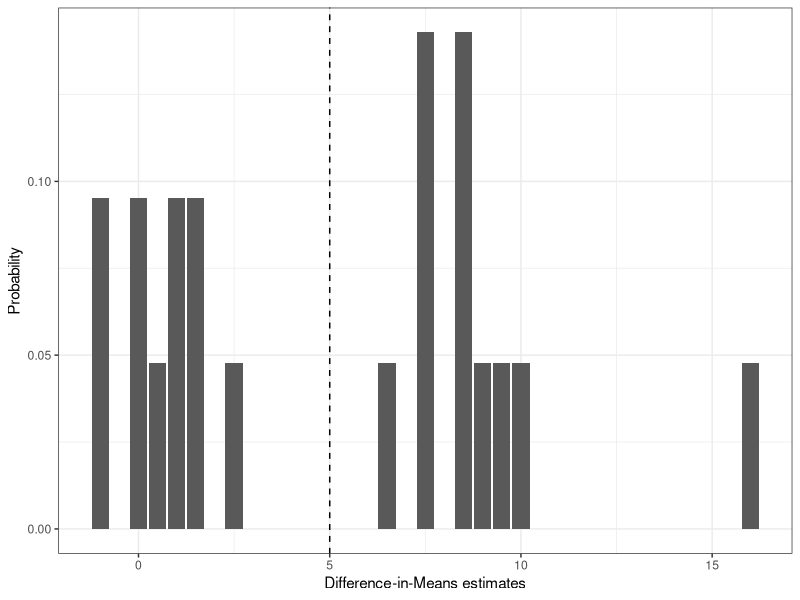

Write the R code that produced this figure.
setwd(dirname(rstudioapi::getActiveDocumentContext()$path))
rm(list = ls())

## Complete random assignment
n <- 7
n_1_cra <- 2

y_c <- c(10, 15, 20, 20, 10, 15, 15)
y_t <- c(15, 15, 30, 15, 20, 15, 30)
tau <- y_t - y_c
ATE <- mean(tau)

## Don't worry about understanding this line of code
## Just note that it generates all 21 possible assignments
Omega_cra <- apply(X = combn(x = n,
                             m = n_1_cra,
                             simplify = TRUE),
                   MARGIN = 2,
                   FUN = function(x) as.integer(1:n %in% x))

## Assumes uniform random assignment
probs_cra <- rep(x = 1/ncol(Omega_cra), times = ncol(Omega_cra))

## generate observed outcome for each of 21 possible assignments
obs_outs_cra <- sapply(X = 1:ncol(Omega_cra),
                       FUN = function(x) Omega_cra[,x] * y_t + (1 - Omega_cra[,x]) * y_c )

## calculate estimate for each of 21 possible realizations of data
ests_cra <- sapply(X = 1:ncol(Omega_cra),
               FUN = function(x) { mean(obs_outs_cra[,x][which(Omega_cra[,x] == 1)]) - mean(obs_outs_cra[,x][which(Omega_cra[,x] == 0)]) })

## unbiased
sum(ests_cra * probs_cra)

## create dataframe for plot
cra_dist_est_data <- data.frame(est = ests_cra, 
                                prob = probs_cra)

library(ggplot2)
cra_est_dist_plot <- ggplot(data = cra_dist_est_data,
                            mapping = aes(x = est,
                                          y = prob)) +
  geom_bar(stat = "identity") +
  geom_vline(xintercept = sum(ests_cra * probs_cra),
             linetype = "dashed") +
  theme_bw() +
  xlab(label = "Difference-in-Means estimates") +
  ylab(label = "Probability")

cra_est_dist_plot

ggsave(plot = cra_est_dist_plot,
       file = "cra_est_dist_plot.pdf",
       width = 6,
       height = 4,
       units = "in",
       dpi = 600)

## Simple random assignment
## n_1 can now range from 0 to 7
n_1_sra <- 0:7

## Again, don't worry about the code to follow
Omega_sra <- lapply(X = n_1_sra,
                    FUN = function(x) { apply(X = combn(x = n,
                                                        m = x,
                                                        simplify = TRUE),
                                              MARGIN = 2,
                                              FUN = function(x) as.integer(1:n %in% x)) })

Omega_sra <- do.call(what = "cbind", args = Omega_sra)

## assumes uniform random assignment
probs_sra <- rep(x = 1/ncol(Omega_sra), times = ncol(Omega_sra))

## generate observed outcomes for each possible assignment
obs_outs_sra <- sapply(X = 1:ncol(Omega_sra),
                       FUN = function(x) Omega_sra[,x] * y_t + (1 - Omega_sra[,x]) * y_c )

## generate estimates for each realization of data
ests_sra <- sapply(X = 1:ncol(Omega_sra),
               FUN = function(x) { mean(obs_outs_sra[,x][which(Omega_sra[,x] == 1)]) - mean(obs_outs_sra[,x][which(Omega_sra[,x] == 0)]) })

## why are we getting an error?
sum(ests_sra * probs_sra)

## Check number of treated and control units under each possible assignment
n_1s <- apply(X = Omega_sra, MARGIN = 2, FUN = sum)
n_0s <- apply(X = 1 - Omega_sra, MARGIN = 2, FUN = sum)

## remove assignments in which 0 treated units or 0 control units
cond_Omega_sra <- Omega_sra[,-which(n_1s == 0 | n_0s == 0)]
cond_probs_sra <- rep(x = 1/ncol(cond_Omega_sra), times = ncol(cond_Omega_sra)) ## alternatively, probs_sra[-which(n_1s == 0 | n_0s == 0)]/sum(probs_sra[-which(n_1s == 0 | n_0s == 0)])

## generate observed outcomes over possible assignments conditional
## on there being at least one treated and control unit
cond_obs_outs_sra <- sapply(X = 1:ncol(cond_Omega_sra),
                            FUN = function(x) cond_Omega_sra[,x] * y_t + (1 - cond_Omega_sra[,x]) * y_c )

## calculate estimate for each possible realization of data
cond_ests_sra <- sapply(X = 1:ncol(cond_Omega_sra),
                   FUN = function(x) { mean(cond_obs_outs_sra[,x][which(cond_Omega_sra[,x] == 1)]) - mean(cond_obs_outs_sra[,x][which(cond_Omega_sra[,x] == 0)]) })

## Now unbiased
sum(cond_ests_sra * cond_probs_sra)

## Consistency
asymp_ests <- function(.y_c,
                       .y_t,
                       .prop_t,
                       .h){
  
  y_c = c(.y_c, rep(x = .y_c, times = .h - 1))
  
  y_t = c(.y_t, rep(x = .y_t, times = .h - 1))
  
  Omega = apply(X = combn(x = length(y_c),
                          m = length(y_c) * .prop_t,
                          simplify = TRUE),
                MARGIN = 2,
                FUN = function(x) as.integer(1:(length(y_c)) %in% x))
  
  obs_pot_outs = sapply(X = 1:ncol(Omega),
                        FUN = function(x) { y_t * Omega[,x] + y_c * (1 - Omega[,x]) })
  
  diff_means_ests = sapply(X = 1:ncol(Omega),
                           FUN = function(x) { mean(obs_pot_outs[,x][Omega[,x] == 1]) -
                               mean(obs_pot_outs[,x][Omega[,x] == 0]) })
  
  return(list(Omega, obs_pot_outs, diff_means_ests))
  
}

asymp_ests_h_1_3 <- lapply(X = 1:3,
                           FUN = function(x) { asymp_ests(.y_c = y_c,
                                                          .y_t = y_t,
                                                          .prop_t = (2/7),
                                                          .h = x)})

asym_ests_data <- data.frame(ests = c(asymp_ests_h_1_3[[1]][[3]], asymp_ests_h_1_3[[2]][[3]], asymp_ests_h_1_3[[3]][[3]]),
                             h = as.factor(c(rep(x = 1, times = length(asymp_ests_h_1_3[[1]][[3]])),
                                             rep(x = 2, times = length(asymp_ests_h_1_3[[2]][[3]])),
                                             rep(x = 3, times = length(asymp_ests_h_1_3[[3]][[3]])))))

levels(asym_ests_data$h) <- c("h = 1",
                              "h = 2",
                              "h = 3",
                              "h = 4")

asymp_ests_plot <- ggplot(data = asym_ests_data,
                          mapping = aes(x = ests, y = (..count..)/sum(..count..))) +
  geom_histogram(data = subset(x = asym_ests_data,
                               subset = h == "h = 1"),
                 binwidth = (1/3)) +
  geom_histogram(data = subset(x = asym_ests_data,
                               subset = h == "h = 2"),
                 binwidth = (1/3)) +
  geom_histogram(data = subset(x = asym_ests_data,
                               subset = h == "h = 3"),
                 binwidth = (1/3)) +
  geom_vline(xintercept = mean(y_t) - mean(y_c),
             linetype = "dashed") +
  xlab(label = "Difference-in-Means estimates") +
  ylab(label = "Probability") +
  theme_bw() +
  facet_wrap(facets = .~ h,
             nrow = 1,
             ncol = 4,
             scales = "free") 

ggsave(plot = asymp_ests_plot,
       file = "asymp_ests_plot.pdf",
       width = 6,
       height = 4,
       units = "in",
       dpi = 600)
